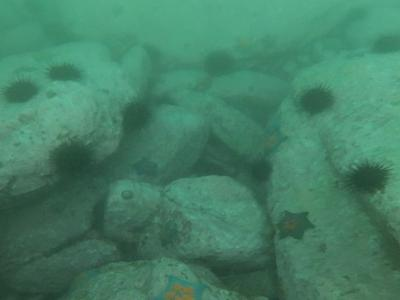
%> input picture DPATN/images/1.jpg, 400 x 300 px
$ octave --eval "result = fuse(imread('../DPATN/images/1.jpg'));"   (GNU Octave 9; MATLAB toolbox functions it lacks are replaced by stand-ins)
%> lines starting %> are read from the running program, lines starting %| are printed output that depends on the picture
### ImageEnhanceViaFusion/SimplestColorBalance.m
function outval = SimplestColorBalance(im_org)
num = 255;
% SimplestColorBalance(im_orig, satLevel)
% Performs color balancing via histogram normalization.
% satLevel controls the percentage of pixels to clip to white and black.
% Set plot = 0 or 1 to turn diagnostic plots on or off.
if ndims(im_org) == 3

    R = sum(sum(im_org(:,:,1)));
%> R = 8147686
    G = sum(sum(im_org(:,:,2)));
%> G = 15294236
    B = sum(sum(im_org(:,:,3)));
%> B = 12228232
    Max = max([R, G, B]);
%> Max = 15294236
    ratio = [Max / R, Max / G, Max / B];
%> ratio = [1.88 1 1.25]

    satLevel1 = 0.005 * ratio;
%> satLevel1 = [0.00939 0.005 0.00625]
    satLevel2 = 0.005 * ratio;
%> satLevel2 = [0.00939 0.005 0.00625]

    [m, n, p] = size(im_org);
%> m = 300; n = 400; p = 3
    imRGB_orig = zeros(p, m * n);
    for i = 1 : p
        imRGB_orig(i, :) = reshape(double(im_org(:, :, i)), [1, m * n]);
        %imRGB_orig(i, :) = imRGB_orig(i, :) / max(imRGB_orig(i, :)) * 255;
    end
else

    satLevel1 = 0.001;
    satLevel2 = 0.005;
    [m, n] = size(im_org);
    p = 1;
    imRGB_orig = reshape(double(im_org), [1, m * n]);
    %imRGB_orig = imRGB_orig / max(imRGB_orig) * 255;
end
% full width histogram method
% percentage of the image to saturate to black or white, tweakable param
imRGB = zeros(size(imRGB_orig));
for ch = 1 : p
    q = [satLevel1(ch), 1 - satLevel2(ch)];
    tiles = quantile(imRGB_orig(ch, :), q);
    temp = imRGB_orig(ch, :);
    temp(find(temp < tiles(1))) = tiles(1);
    temp(find(temp > tiles(2))) = tiles(2);
    imRGB(ch, :) = temp;
    bottom = min(imRGB(ch, :));
    top = max(imRGB(ch, :));
    imRGB(ch, :) = (imRGB(ch, :) - bottom) * num / (top - bottom);
end
%> this loop made 3 passes
%> (q, bottom, top) on passes 1 to 3: ([0.00939 0.991], 38, 97), ([0.005 0.995], 68, 174), ([0.00625 0.994], 53, 142)
if ndims(im_org) == 3
    outval = zeros(size(im_org));
    for i = 1 : p
        outval(:, :, i) = reshape(imRGB(i, :), [m, n]);
    end
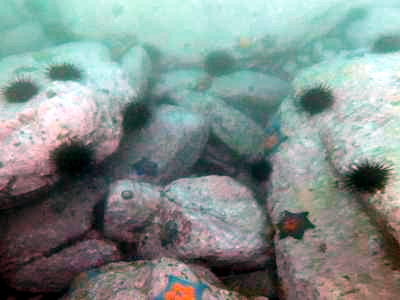
%> outval: size 300x400x3 double; mean R, G, B 129.2, 143, 140.1
else
    outval = reshape(imRGB, [m, n]);
end
outval = uint8(outval);
%> outval: size 300x400x3 uint8
%imshow([im_orig,uint8(outval)])

### ImageEnhanceViaFusion/rgb_to_lab.m
function lab = rgb_to_lab(rgb)
cform = makecform('srgb2lab');
lab = applycform(rgb,cform);
%> lab: size 300x400x3 uint8; mean of channels 1, 2, 3 146.2, 123.2, 128.2

### ImageEnhanceViaFusion/lab_to_rgb.m
function rgb = lab_to_rgb(lab)
cform = makecform('lab2srgb');
rgb = applycform(lab,cform);

### ImageEnhanceViaFusion/saliency_detection.m
%---------------------------------------------------------
% Copyright (c) 2009 Radhakrishna Achanta [EPFL]
% Contact: firstname.lastname@epfl.ch
%---------------------------------------------------------
% Citation:
% @InProceedings{LCAV-CONF-2009-012,
%    author      = {Achanta, Radhakrishna and Hemami, Sheila and Estrada,
%                  Francisco and S?strunk, Sabine},
%    booktitle   = {{IEEE} {I}nternational {C}onference on {C}omputer
%                  {V}ision and {P}attern {R}ecognition},
%    year        = 2009
% }
%---------------------------------------------------------
% Please note that the saliency maps generated using this
% code may be slightly different from those of the paper.
% This seems to be because the RGB to Lab conversion is
% different from the one used for the results in the C++ code.
% The C++ code is available on the same page as this matlab
% code (http://ivrg.epfl.ch/supplementary_material/RK_CVPR09/index.html)
% One should preferably use the C++ as reference and use
% this matlab implementation mostly as proof of concept
% demo code.
%---------------------------------------------------------
function sm = saliency_detection(img)
%
%---------------------------------------------------------
% Read image and blur it with a 3x3 or 5x5 Gaussian filter
%---------------------------------------------------------
%img = imread('input_image.jpg');%Provide input image path
gfrgb = imfilter(img, fspecial('gaussian', 3, 3), 'symmetric', 'conv');
%---------------------------------------------------------
% Perform sRGB to CIE Lab color space conversion (using D65)
%---------------------------------------------------------
%cform = makecform('srgb2lab', 'whitepoint', whitepoint('d65'));
cform = makecform('srgb2lab');
lab = applycform(gfrgb,cform);
%---------------------------------------------------------
% Compute Lab average values (note that in the paper this
% average is found from the unblurred original image, but
% the results are quite similar)
%---------------------------------------------------------
l = double(lab(:,:,1)); lm = mean(mean(l));
a = double(lab(:,:,2)); am = mean(mean(a));
b = double(lab(:,:,3)); bm = mean(mean(b));
%---------------------------------------------------------
% Finally compute the saliency map and display it.
%---------------------------------------------------------
sm = (l-lm).^2 + (a-am).^2 + (b-bm).^2;
%imshow(sm,[]);
%---------------------------------------------------------

### ImageEnhanceViaFusion/gaussian_pyramid.m
function out = gaussian_pyramid(img, level)
h = 1/16* [1, 4, 6, 4, 1];
filt = h'*h;
out{1} = imfilter(img, filt, 'replicate', 'conv');
temp_img = img;
for i = 2 : level
    temp_img = temp_img(1 : 2 : end, 1 : 2 : end);
    out{i} = imfilter(temp_img, filt, 'replicate', 'conv');
end

### ImageEnhanceViaFusion/laplacian_pyramid.m
function out = laplacian_pyramid(img, level)
h = 1/16* [1, 4, 6, 4, 1];
%filt = h'*h;
out{1} = img;
temp_img = img;
for i = 2 : level
    temp_img = temp_img(1 : 2 : end, 1 : 2 : end);
    %out{i} = imfilter(temp_img, filt, 'replicate', 'conv');
    out{i} = temp_img;
end
% calculate the DoG
for i = 1 : level - 1
    [m, n] = size(out{i});
    out{i} = out{i} - imresize(out{i+1}, [m, n]);
end

### ImageEnhanceViaFusion/pyramid_reconstruct.m
function out = pyramid_reconstruct(pyramid)
level = length(pyramid);
for i = level : -1 : 2
    %temp_pyramid = pyramid{i};
    [m, n] = size(pyramid{i - 1});
    %out = pyramid{i - 1} + imresize(temp_pyramid, [m, n]);
    pyramid{i - 1} = pyramid{i - 1} + imresize(pyramid{i}, [m, n]);
end
out = pyramid{1};

### ImageEnhanceViaFusion/fuse.m
function fusion = fuse(img)   %img  Ϊimread

%img =  imread(strcat(file_path,name));
%[meanRG, deltaRG, meanYB, deltaYB, uicm] = UICM(img)
% white balance
%img1 = white_balance(img);
img1 = SimplestColorBalance(img);
%figure,imshow(img1)
%img1 = white_balance(img);
lab1 = rgb_to_lab(img1);
%figure,imshow(img1)

% CLAHE
lab2 = lab1;
lab2(:, :, 1) = adapthisteq(lab2(:, :, 1));
%lab2(:, :, 1) = uint8(bilateralFilter(double(lab2(:, :, 1))));
img2 = lab_to_rgb(lab2);
%figure,imshow(img2);


% input1
R1 = double(lab1(:, :, 1)) / 255;
% calculate laplacian contrast weight
WL1 = abs(imfilter(R1, fspecial('Laplacian'), 'replicate', 'conv'));
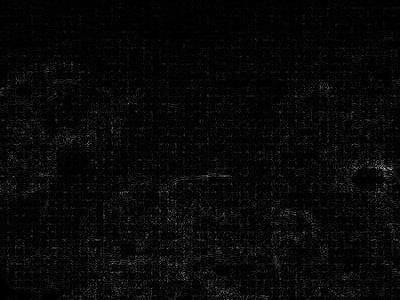
%> WL1: size 300x400 double; min 0, max 0.765, mean 0.033
%calculate Local contrast weight
h = 1/16* [1, 4, 6, 4, 1];
WC1 = imfilter(R1, h'*h, 'replicate', 'conv');
WC1(find(WC1 > (pi/2.75))) = pi/2.75;
WC1 = (R1 - WC1).^2;
% calculate the saliency weight
WS1 = saliency_detection(img1);
%> in saliency_detection, `lab = applycform(gfrgb,cform);`: lab: size 300x400x3 uint8; mean of channels 1, 2, 3 146.2, 123.2, 128.2
%> in saliency_detection, `lm = mean(mean(l))`: lm = 146.2
%> in saliency_detection, `am = mean(mean(a))`: am = 123.2
%> in saliency_detection, `b = double(lab(:,:,3))`:
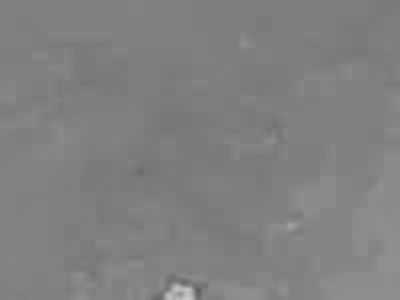
%> b: size 300x400 double; min 96, max 200, mean 128.2
%> in saliency_detection, `bm = mean(mean(b))`: bm = 128.2
%max(max(WS1))
%min(min(WS1))
% calculate the exposedness weight
sigma = 0.25;
aver = 0.5;
WE1 = exp(-(R1 - aver).^2 / (2*sigma^2));

% input2
R2 = double(lab2(:, :, 1)) / 255;
% calculate laplacian contrast weight
WL2 = abs(imfilter(R1, fspecial('Laplacian'), 'replicate', 'conv'));
%figure,imshow(WL2, [])
%calculate Local contrast weight
h = 1/16* [1, 4, 6, 4, 1];
WC2 = imfilter(R2, h'*h, 'replicate', 'conv');
WC2(find(WC2 > (pi/2.75))) = pi/2.75;
WC2 = (R2 - WC2).^2;
%figure,imshow(WC2, [])
% calculate the saliency weight
WS2 = saliency_detection(img2);
%> in saliency_detection (call 2), `gfrgb = imfilter(img, fspecial('gaussian', 3, 3), 'symmetric', 'conv');`:
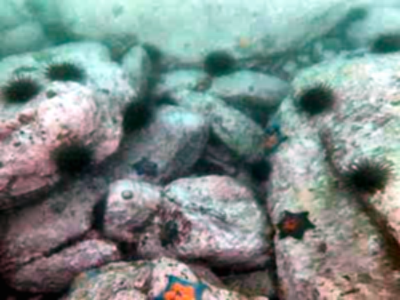
%> gfrgb: size 300x400x3 uint8; mean R, G, B 125.6, 139.3, 136.5; mean of the top-left, top-right, bottom-left and bottom-right quarters 156.1, 154.8, 103, 121.3
%> in saliency_detection (call 2), `lab = applycform(gfrgb,cform);`: lab: size 300x400x3 uint8; mean of channels 1, 2, 3 142.8, 123.2, 128.2
%> in saliency_detection (call 2), `lm = mean(mean(l))`: lm = 142.8
%figure,imshow(WS2, [])
% calculate the exposedness weight
sigma = 0.25;
aver = 0.5;
WE2 = exp(-(R2 - aver).^2 / (2*sigma^2));
%figure,imshow(WE2, [])

% calculate the normalized weight
W1 = (WL1 + WC1 + WS1 + WE1) ./ ...
    (WL1 + WC1 + WS1 + WE1 + WL2 + WC2 + WS2 + WE2);
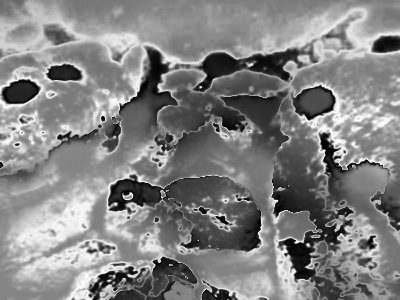
%> W1: size 300x400 double; min 0.000668, max 0.999, mean 0.514
W2 = (WL2 + WC2 + WS2 + WE2) ./ ...
    (WL1 + WC1 + WS1 + WE1 + WL2 + WC2 + WS2 + WE2);
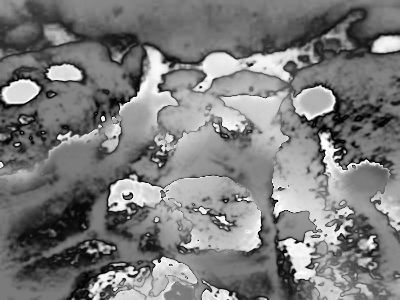
%> W2: size 300x400 double; min 0.000679, max 0.999, mean 0.486

% calculate the gaussian pyramid
level = 5;
Weight1 = gaussian_pyramid(W1, level);
%> after the loop in gaussian_pyramid, `for i = 2 : level`: out = 5 items
%> Weight1 = 5 items
Weight2 = gaussian_pyramid(W2, level);
%> Weight2 = 5 items

% calculate the laplacian pyramid
% input1
R1 = laplacian_pyramid(double(double(img1(:, :, 1))), level);
%> the loop in laplacian_pyramid, `for i = 1 : level - 1` made 4 passes
%> (m, n) on passes 1 to 4: (300, 400), (150, 200), (75, 100), (38, 50)
%> R1 = 5 items
G1 = laplacian_pyramid(double(double(img1(:, :, 2))), level);
%> the loop in laplacian_pyramid (call 2), `for i = 1 : level - 1` made 4 passes
%> G1 = 5 items
B1 = laplacian_pyramid(double(double(img1(:, :, 3))), level);
%> B1 = 5 items
% input2
R2 = laplacian_pyramid(double(double(img2(:, :, 1))), level);
%> call 4 of laplacian_pyramid, with level = 5
%> in laplacian_pyramid (call 4), `temp_img = img;`:
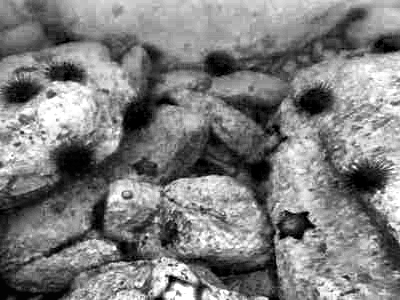
%> temp_img: size 300x400 double; min 0, max 255, mean 125.6
%> the loop in laplacian_pyramid (call 4), `for i = 1 : level - 1` made 4 passes
%> R2 = 5 items
G2 = laplacian_pyramid(double(double(img2(:, :, 2))), level);
%> G2 = 5 items
B2 = laplacian_pyramid(double(double(img2(:, :, 3))), level);
%> B2 = 5 items

% fusion
for i = 1 : level
    R_r{i} = Weight1{i} .* R1{i} + Weight2{i} .* R2{i};
    R_g{i} = Weight1{i} .* G1{i} + Weight2{i} .* G2{i};
    R_b{i} = Weight1{i} .* B1{i} + Weight2{i} .* B2{i};
end
%> after the loop, R_b = 5 items; R_g = 5 items; R_r = 5 items

% reconstruct & output
R = pyramid_reconstruct(R_r);
%> in pyramid_reconstruct, `level = length(pyramid);`: level = 5
%> the loop in pyramid_reconstruct, `for i = level : -1 : 2` made 4 passes
%> (i, m, n) on passes 1, 2, 4: (5, 38, 50), (4, 75, 100), (2, 300, 400)
%> after the loop in pyramid_reconstruct, `for i = level : -1 : 2`: pyramid = 5 items
G = pyramid_reconstruct(R_g);
%> the loop in pyramid_reconstruct (call 2), `for i = level : -1 : 2` made 4 passes
B = pyramid_reconstruct(R_b);
fusion = cat(3, uint8(R), uint8(G), uint8(B));
%fusion=im2double(fusion);
%fusion = cat(3, R,G,B);
